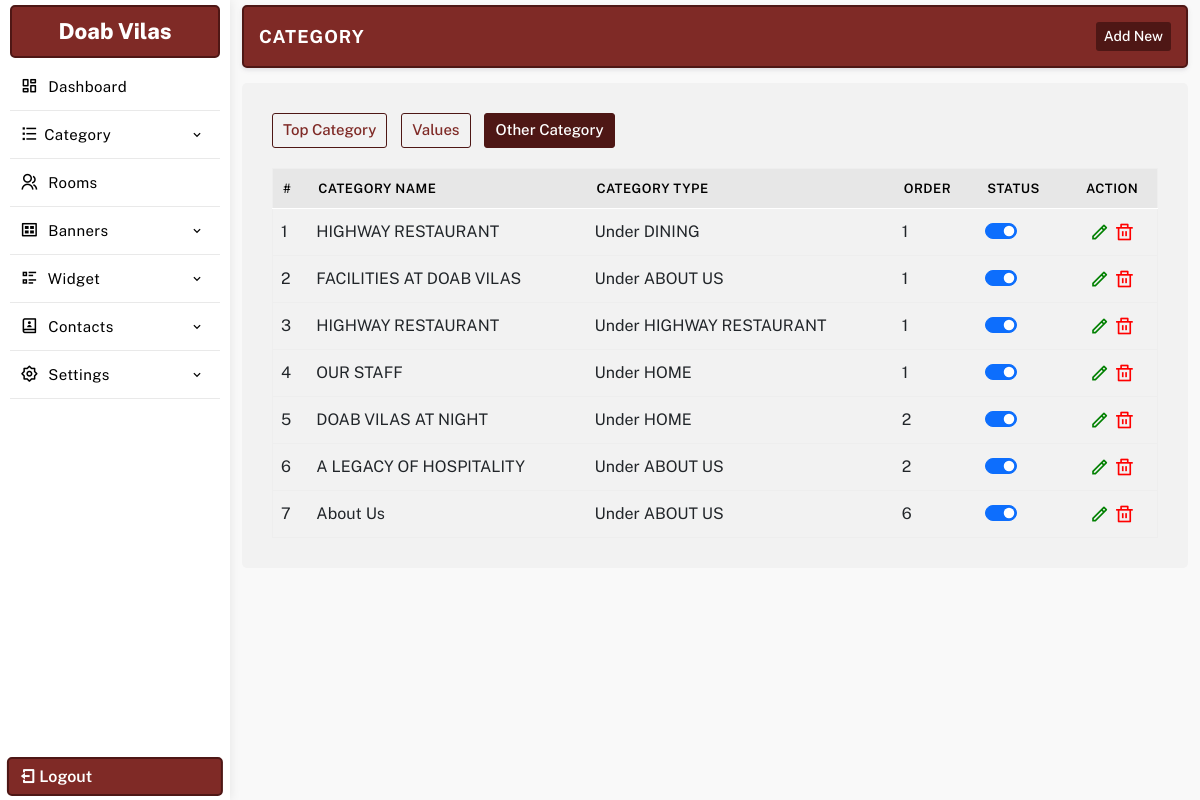
/manager/category.php?type=3 (signed in), run on the app's committed database.
### tables this page shows
CREATE TABLE `settings` (
  `id` int(11) NOT NULL,
  `web_name` varchar(255) NOT NULL,
  `email_id` varchar(255) NOT NULL,
  `alternate_email_id` varchar(255) NOT NULL,
  `contact_no` varchar(255) NOT NULL,
  `alternate_no` varchar(255) NOT NULL,
  `whatsapp_no` varchar(255) NOT NULL,
  `reception_time` varchar(255) NOT NULL DEFAULT '',
  `address` text NOT NULL,
  `youtubelink` varchar(255) NOT NULL,
  `map_iframe` longtext NOT NULL,
  `facebook` varchar(255) NOT NULL,
  `youtube` varchar(255) NOT NULL,
  `instagram` varchar(255) NOT NULL,
  `twitter` varchar(255) NOT NULL,
  `linkedin` varchar(255) NOT NULL,
  `logo` varchar(255) NOT NULL,
  `meta_title` varchar(255) NOT NULL,
  `meta_keywords` varchar(255) NOT NULL,
  `meta_desc` text NOT NULL,
  `smart_classroom_desc` text DEFAULT NULL,
  `smart_classroom_text` varchar(255) DEFAULT '1st Smart Classroom',
  `brochure_file` varchar(500) DEFAULT '',
  `footerdesc` text NOT NULL,
  `googletag` text NOT NULL,
  `headercenterline` varchar(255) NOT NULL
);

CREATE TABLE `category` (
  `id` int(11) NOT NULL,
  `c_name` varchar(255) NOT NULL,
  `c_type` varchar(255) NOT NULL,
  `c_url` varchar(255) NOT NULL,
  `c_desc` text NOT NULL,
  `sdesc` text NOT NULL,
  `featured_img` varchar(255) NOT NULL,
  `meta_title` varchar(255) NOT NULL,
  `meta_keywords` varchar(255) NOT NULL,
  `meta_desc` text NOT NULL,
  `card_heading` text DEFAULT NULL,
  `card_data` longtext DEFAULT NULL,
  `section_heading` text DEFAULT NULL,
  `iframe` text DEFAULT NULL,
  `status` int(11) NOT NULL DEFAULT 1,
  `order` int(11) NOT NULL
);

### manager/database/db.php (called while the page is built, shortened)
<?php session_start();
$path = BASE_PATH;
$con = mysqli_connect( DB_HOST, DB_USER, DB_PASSWORD, DB_NAME);
$sqlsetting = mysqli_query($con,"SELECT * FROM `settings`");
$rwlinks = mysqli_fetch_array($sqlsetting);
$websitename = $rwlinks['web_name'];
?>

### manager/category.php (the view, shortened to what this page needs)
<?php require_once 'database/db.php';
include 'include/header.php';
include 'include/sidebar.php';
?>
<section class="main-dashboard">
<div class="container-fluid">
<div class="row">
<div class="col-md-12">
	<div class="page-title">
		<div class="title">
			<h3>Category</h3>
		</div>
		<div class="createbtn">
			<a href="createcategory.php">Add New</a>
		</div>
	</div>
</div>
<div class="col-md-12">
	<div class="page-content">
		<div class="category-type">
			<a
				href="<?=$path;?>manager/category.php?type=1"
				class="<?=$_GET['type']==1 || empty($_GET['type']) ? 'active' : '';?>"
			>
				Top Category
			</a>
			<a
				href="<?=$path;?>manager/category.php?type=2"
				class="<?=$_GET['type']==2 ? 'active' : '';?>"
			>
				Values
			</a>
			<a
				href="<?=$path;?>manager/category.php?type=3"
				class="<?=$_GET['type']==3 ? 'active' : '';?>"
			>
				Other Category
			</a>
		</div>
		<table class="table table-hover" id="myTable">
			<thead>
				<tr>
					<th>#</th>
					<th>Category Name</th>
					<th>Category Type</th>
					<th>Order</th>
					<th>Status</th>
					<th class="text-center">Action</th>
				</tr>
			</thead>
			<tbody>
			<?php
			$typeurl = intval($_GET['type'] ?? 1);
			$sqlcat = mysqli_query(
				$con,
				"SELECT * FROM category
				 WHERE c_type = $typeurl
				 OR ($typeurl = 3 AND c_type NOT IN (1,2,3))
				 ORDER BY id ASC"
			);
			if(mysqli_num_rows($sqlcat)){
				$serial = 1;
				while($rwcat = mysqli_fetch_assoc($sqlcat)){
					$id = $rwcat['id'];
			?>
			<tr id='remove<?php echo $id; ?>'>
				<td>
					<?php echo $serial; ?>
				</td>
				<td>
					<?php echo $rwcat['c_name']; ?>
				</td>
				<td>
					<?php
					if($rwcat['c_type'] == 1){
						echo 'Top Menu';
					}else if($rwcat['c_type'] == 2){
						echo 'Values';
					}else if($rwcat['c_type'] == 3){
						echo 'Other Menu';
					}else{
						$sqlparent = mysqli_query(
							$con,
							"SELECT c_name FROM category
							 WHERE id = '{$rwcat['c_type']}'"
						);
						if(mysqli_num_rows($sqlparent)){
							$rwparent = mysqli_fetch_assoc($sqlparent);
							echo 'Under '.$rwparent['c_name'];
						}else{
							echo '-';
						}
					}
					?>
				</td>
				<td>
					<?=$rwcat['order'];?>
				</td>
				<td>
					<div class="form-check form-switch">
						<?php
						$checked = $rwcat['status']==1 ? "checked" : "";
						?>
						<input
							class="form-check-input"
							type="checkbox"
							data-table="category"
							ide="<?=$rwcat['id'];?>"
							<?=$checked;?>
						>
					</div>
				</td>
				<td class="text-center">
					<a
						href="updatecategory.php?id=<?=$id; ?>"
						class="editbtn ri-pencil-line"
					></a>
					<a
						href="javascript:"
						ide="<?=$id; ?>"
						class='delbtn ri-delete-bin-line'
					></a>
				</td>
			</tr>
			<?php
					$serial++;
				}
			}
			?>
			</tbody>
		</table>
	</div>
</div>
</div>
</div>
</section>
<?php
include "include/footer.php";
?>

### manager/include/sidebar.php (shortened to what this page needs)
<aside class="sidebar-menu-dashboard">
<div class="logo-n-toggle">
	<a href="dashboard.php"><?=$websitename;?></a>
</div>
<nav class="menu">
<ul class="aside-menu">
<li class="menu-item ">
	<a href="dashboard.php" class="menu-link">
	<span class="link-text"><i class="ri-dashboard-line"></i> Dashboard</span>
	</a>
</li>
<li class="menu-item has-submenu">
	<a href="javascript:" class="menu-link" id="parent-menu">
	<span class="link-text"><i class="ri-list-check"></i>Category</span>
	<i class='bx bx-chevron-down'></i>
	</a>
</li>
<li class="menu-item ">
	<a href="rooms.php" class="menu-link">
	<span class="link-text"><i class="ri-group-line"></i> Rooms</span>
	</a>
</li>
<li class="menu-item has-submenu">
<a href="javascript:" class="menu-link orders" id="parent-menu">
<span class="link-text"><i class="ri-gallery-view"></i> Banners</span>
<i class='bx bx-chevron-down'></i>
</a>
</li>
<li class="menu-item has-submenu">
<a href="javascript:" class="menu-link" id="parent-menu">
<div>
<span class="link-text"><i class="ri-list-check-2"></i> Widget</span>
</div>
<i class='bx bx-chevron-down'></i>
</a>
</li>
<li class="menu-item has-submenu">
<a href="javascript:" class="menu-link orders" id="parent-menu">
<div>
<span class="link-text"><i class="ri-contacts-book-2-line"></i> Contacts</span>
</div>
<i class='bx bx-chevron-down'></i>
</a>
</li>
<li class="menu-item has-submenu">
<a href="javascript:" class="menu-link orders" id="parent-menu">
<div>
<span class="link-text"><i class="ri-settings-2-line"></i> Settings</span>
</div>
<i class='bx bx-chevron-down'></i>
</a>
</li>
</ul>
</nav>
<a href="logout.php" class="logout-fixed"><i class="ri-logout-box-line"></i> Logout</a>
</aside>

### manager/css/style.css (style rules this page uses)
* { margin: 0; padding: 0; box-sizing: border-box; font-family: "Public Sans", sans-serif; }
:root { --text1-color: #a7a7a7; --primary-color: #7F2A26; --secondary-color: #4e1715; }
table { margin: 0 !important;border: 1px solid #eee !important; }
table thead { background: #e7e7e7;border-bottom: 1px solid #fff;color: #fff; }
table thead tr th { font-weight: 600 !important;font-size: 13px;border-bottom: 0 !important;padding: 10px !important;color: #000;text-transform: uppercase;letter-spacing: .5px; }
tr td { vertical-align: middle; }
p,h1,h2,h3,h4,h5,h6 { margin: 0; }
a { text-decoration: none; color: #000; }
ul { list-style: none; padding: 0; margin: 0; }
.addimage, .editbtn,.delbtn { font-size: 20px; }
.editbtn { color: green; }
.delbtn { color: red; }
aside { width: 230px; height: 100vh; transition: all .4s linear; float: left; box-shadow: 1px 0 10px rgb(0 0 0 / 8%); position: relative; padding: 5px 10px; }
.logo-n-toggle { display: flex; justify-content: center; align-items: center; padding: 8px 10px; border: 2px solid var(--secondary-color); border-radius: 5px; background: var(--primary-color); }
.logo-n-toggle a { display: block; transition: display .4s linear; color: #fff; text-align: center; font-weight: 800; font-size: 22px; }
.logo-n-toggle a:before, .logo-n-toggle a:after { width: 12px; height: 12px; display: inline-block; border: 4px solid var(--primary-color); border-radius: 50%; margin: 0 5px; }
.logout-fixed { position: absolute; bottom: 4px; left: 50%; padding: 5px 10px; width: 94%; color: #fff; margin: auto; transform: translateX(-50%); border-radius: 5px; border: 2px solid var(--secondary-color); font-weight: 600; background: var(--primary-color); transition: .3s linear; }
.page-title { padding: 15px; border-radius: 5px; border: 2px solid var(--secondary-color); display: flex; align-items: center; justify-content: space-between; margin-bottom: 15px; box-shadow: 0 .125rem .25rem rgba(165,163,174,.3); background: #fff; background: var(--primary-color); }
.page-title .title h3 { font-size: 18px; color: #fff; text-transform: uppercase; font-weight: 700; letter-spacing: 1px; }
.page-title .createbtn { display: flex; align-items: center; gap: 10px; }
.page-title .createbtn a { font-size: 14px; display: flex; align-items: center; justify-content: center; border-radius: 3px; padding: 4px 8px; font-weight: 500; background: var(--secondary-color); color: #fff; transition: .3s ease; }
.page-content { background: #fff;padding: 30px;border-radius: 5px;background: #f2f2f2; }
.page-content .category-type { padding: 0 0 20px; }
.page-content .category-type a { font-size: 15px; padding: 5px 10px; border: 1px solid var(--secondary-color); color: var(--primary-color); border-radius: 3px; display: inline-block; margin-right: 10px; transition: .3s linear; font-weight: 500; }
.page-content .category-type a.active, .page-content .category-type a:hover { background: var(--secondary-color); color: #fff; }
aside .menu { height: 88%; overflow: auto; padding: 5px 0; }
.aside-menu .menu-item { transition: all .2s linear; position: relative; }
.aside-menu .menu-item > .menu-link { text-decoration: none; display: block; padding: 10px 10px; display: flex; justify-content: space-between; align-items: center; white-space: nowrap; border-bottom: 1px solid #e9e9e9; }
.aside-menu .menu-item > .menu-link i { color: #000; font-size: 18px; margin-right: 5px; display: inline-block; }
.aside-menu .menu-item > .menu-link .bx-chevron-down, .aside-menu .menu-item > .menu-link .link-text { transition: all .2s linear; color: #000; font-size: 15px; letter-spacing: 0.4px; font-weight: 400; }
.aside-menu .menu-item > .menu-link span::after { content: ""; font-family: FontAwesome; }
section.main-dashboard { float: left; width: calc(100% - 230px); transition: all .4s linear; overflow: auto; height: 100vh; padding: 5px 0; background: #f9f9f9; }

### data on the page
settings: web_name "Doab Vilas"
category: c_name "HIGHWAY RESTAURANT", category.c_name "DINING", order "1"
category: c_name "FACILITIES AT DOAB VILAS", category.c_name "ABOUT US", order "1"
category: c_name "HIGHWAY RESTAURANT", category.c_name "HIGHWAY RESTAURANT", order "1"
category: c_name "OUR STAFF", category.c_name "HOME", order "1"
category: c_name "DOAB VILAS AT NIGHT", category.c_name "HOME", order "2"
category: c_name "A LEGACY OF HOSPITALITY", category.c_name "ABOUT US", order "2"
category: c_name "About Us", category.c_name "ABOUT US", order "6"
